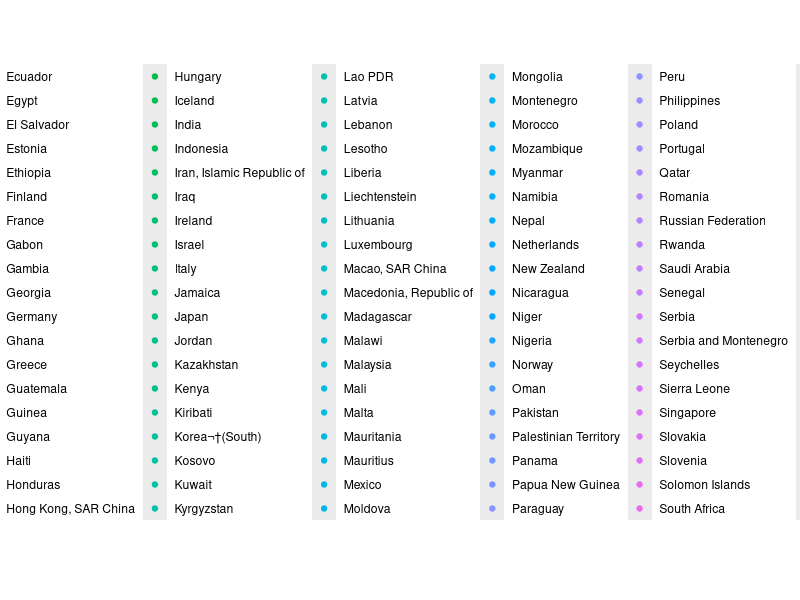
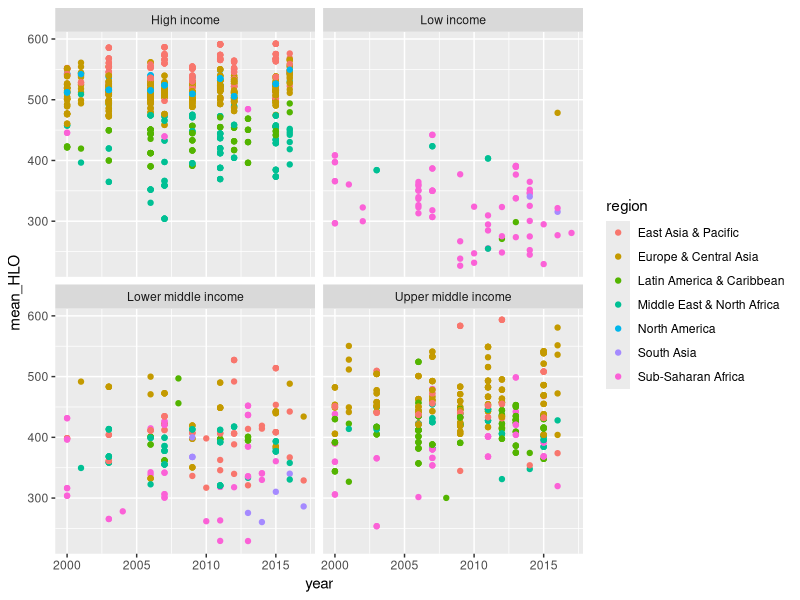

Here is the R script that generated these plots, in order:
## ---- chunk 1
library(tidyverse)
library(dplyr)
library(readxl)


hlo_database <- read_excel("hlo_database.xlsx")

outcome <- hlo_database |>
  group_by(country, year) |>
  summarize(mean_HLO = mean(hlo)) %>% 
  ungroup()

outcome <- outcome %>% 
  left_join(hlo_database, by = c("country", "year"))

ggplot(data = outcome,
       group = incomegroup,
       mapping = aes(x = year,
                     y = mean_HLO,
                     color = country,
                     fill = country)) +
  geom_point()
  
outcome %>% 
  ggplot(aes(x = year, y = mean_HLO, fill = region, color = region)) + geom_point() + facet_wrap(~ incomegroup)

